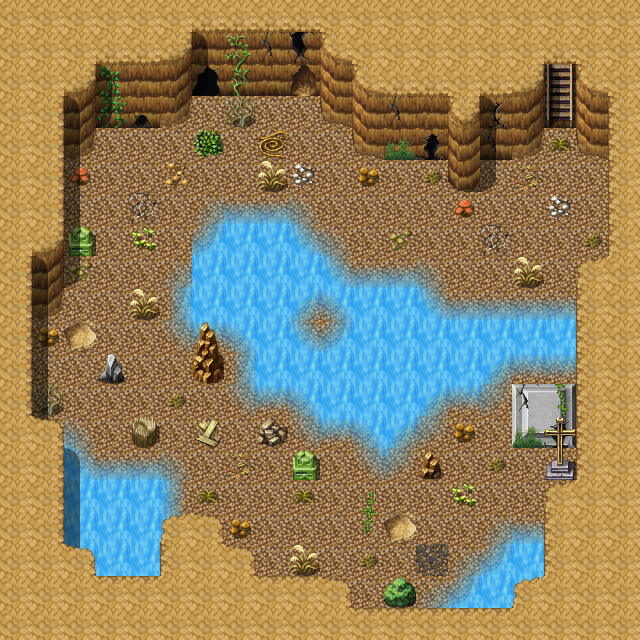

Rendered tile map (Tiled .tmx) drawn with the repository's tilesets; below, a short description and the map source with its tile grids summarised:
An orthogonal 20x20 tile map with 32x32 px tiles, 3 tile layers (Ground, Objects, Above), 1 hidden layer not drawn, 40 tilesets and 10 objects (8x spawn, mapchange, sign).

<map version="1.0" orientation="orthogonal" width="20" height="20" tilewidth="32" tileheight="32">
 <tileset firstgid="1" name="map_bed_1" tilewidth="32" tileheight="32">
  <image source="../drawable/map_bed_1.png" width="512" height="256" />
 </tileset>
 <tileset firstgid="129" name="map_border_1" tilewidth="32" tileheight="32">
  <image source="../drawable/map_border_1.png" width="512" height="256" />
 </tileset>
 <tileset firstgid="257" name="map_bridge_1" tilewidth="32" tileheight="32">
  <image source="../drawable/map_bridge_1.png" width="512" height="256" />
 </tileset>
 <tileset firstgid="385" name="map_broken_1" tilewidth="32" tileheight="32">
  <image source="../drawable/map_broken_1.png" width="512" height="256" />
 </tileset>
 <tileset firstgid="513" name="map_cavewall_1" tilewidth="32" tileheight="32">
  <image source="../drawable/map_cavewall_1.png" width="576" height="192" />
 </tileset>
 <tileset firstgid="621" name="map_cavewall_2" tilewidth="32" tileheight="32">
  <image source="../drawable/map_cavewall_2.png" width="576" height="192" />
 </tileset>
 <tileset firstgid="729" name="map_cavewall_3" tilewidth="32" tileheight="32">
  <image source="../drawable/map_cavewall_3.png" width="576" height="192" />
 </tileset>
 <tileset firstgid="837" name="map_chair_table_1" tilewidth="32" tileheight="32">
  <image source="../drawable/map_chair_table_1.png" width="512" height="256" />
 </tileset>
 <tileset firstgid="965" name="map_crate_1" tilewidth="32" tileheight="32">
  <image source="../drawable/map_crate_1.png" width="512" height="256" />
 </tileset>
 <tileset firstgid="1093" name="map_cupboard_1" tilewidth="32" tileheight="32">
  <image source="../drawable/map_cupboard_1.png" width="512" height="256" />
 </tileset>
 <tileset firstgid="1221" name="map_curtain_1" tilewidth="32" tileheight="32">
  <image source="../drawable/map_curtain_1.png" width="512" height="256" />
 </tileset>
 <tileset firstgid="1349" name="map_entrance_1" tilewidth="32" tileheight="32">
  <image source="../drawable/map_entrance_1.png" width="512" height="256" />
 </tileset>
 <tileset firstgid="1477" name="map_fence_1" tilewidth="32" tileheight="32">
  <image source="../drawable/map_fence_1.png" width="512" height="256" />
 </tileset>
 <tileset firstgid="1605" name="map_fence_2" tilewidth="32" tileheight="32">
  <image source="../drawable/map_fence_2.png" width="512" height="256" />
 </tileset>
 <tileset firstgid="1733" name="map_ground_1" tilewidth="32" tileheight="32">
  <image source="../drawable/map_ground_1.png" width="512" height="256" />
 </tileset>
 <tileset firstgid="1861" name="map_ground_2" tilewidth="32" tileheight="32">
  <image source="../drawable/map_ground_2.png" width="512" height="256" />
 </tileset>
 <tileset firstgid="1989" name="map_ground_3" tilewidth="32" tileheight="32">
  <image source="../drawable/map_ground_3.png" width="512" height="256" />
 </tileset>
 <tileset firstgid="2117" name="map_ground_4" tilewidth="32" tileheight="32">
  <image source="../drawable/map_ground_4.png" width="512" height="256" />
 </tileset>
 <tileset firstgid="2245" name="map_ground_5" tilewidth="32" tileheight="32">
  <image source="../drawable/map_ground_5.png" width="512" height="256" />
 </tileset>
 <tileset firstgid="2373" name="map_ground_6" tilewidth="32" tileheight="32">
  <image source="../drawable/map_ground_6.png" width="512" height="256" />
 </tileset>
 <tileset firstgid="2501" name="map_ground_7" tilewidth="32" tileheight="32">
  <image source="../drawable/map_ground_7.png" width="512" height="256" />
 </tileset>
 <tileset firstgid="2629" name="map_ground_8" tilewidth="32" tileheight="32">
  <image source="../drawable/map_ground_8.png" width="512" height="256" />
 </tileset>
 <tileset firstgid="2757" name="map_indoor_1" tilewidth="32" tileheight="32">
  <image source="../drawable/map_indoor_1.png" width="512" height="256" />
 </tileset>
 <tileset firstgid="2885" name="map_kitchen_1" tilewidth="32" tileheight="32">
  <image source="../drawable/map_kitchen_1.png" width="512" height="256" />
 </tileset>
 <tileset firstgid="3013" name="map_outdoor_1" tilewidth="32" tileheight="32">
  <image source="../drawable/map_outdoor_1.png" width="512" height="256" />
 </tileset>
 <tileset firstgid="3141" name="map_pillar_1" tilewidth="32" tileheight="32">
  <image source="../drawable/map_pillar_1.png" width="512" height="256" />
 </tileset>
 <tileset firstgid="3269" name="map_plant_1" tilewidth="32" tileheight="32">
  <image source="../drawable/map_plant_1.png" width="512" height="256" />
 </tileset>
 <tileset firstgid="3397" name="map_rock_1" tilewidth="32" tileheight="32">
  <image source="../drawable/map_rock_1.png" width="512" height="256" />
 </tileset>
 <tileset firstgid="3525" name="map_roof_1" tilewidth="32" tileheight="32">
  <image source="../drawable/map_roof_1.png" width="512" height="256" />
 </tileset>
 <tileset firstgid="3653" name="map_roof_2" tilewidth="32" tileheight="32">
  <image source="../drawable/map_roof_2.png" width="512" height="256" />
 </tileset>
 <tileset firstgid="3781" name="map_shop_1" tilewidth="32" tileheight="32">
  <image source="../drawable/map_shop_1.png" width="512" height="256" />
 </tileset>
 <tileset firstgid="3909" name="map_sign_ladder_1" tilewidth="32" tileheight="32">
  <image source="../drawable/map_sign_ladder_1.png" width="512" height="256" />
 </tileset>
 <tileset firstgid="4037" name="map_table_1" tilewidth="32" tileheight="32">
  <image source="../drawable/map_table_1.png" width="512" height="256" />
 </tileset>
 <tileset firstgid="4165" name="map_trail_1" tilewidth="32" tileheight="32">
  <image source="../drawable/map_trail_1.png" width="512" height="256" />
 </tileset>
 <tileset firstgid="4293" name="map_tree_1" tilewidth="32" tileheight="32">
  <image source="../drawable/map_tree_1.png" width="512" height="256" />
 </tileset>
 <tileset firstgid="4421" name="map_wall_1" tilewidth="32" tileheight="32">
  <image source="../drawable/map_wall_1.png" width="512" height="256" />
 </tileset>
 <tileset firstgid="4549" name="map_wall_2" tilewidth="32" tileheight="32">
  <image source="../drawable/map_wall_2.png" width="480" height="256" />
 </tileset>
 <tileset firstgid="4669" name="map_wall_3" tilewidth="32" tileheight="32">
  <image source="../drawable/map_wall_3.png" width="480" height="256" />
 </tileset>
 <tileset firstgid="4789" name="map_window_1" tilewidth="32" tileheight="32">
  <image source="../drawable/map_window_1.png" width="512" height="256" />
 </tileset>
 <tileset firstgid="4917" name="map_window_2" tilewidth="32" tileheight="32">
  <image source="../drawable/map_window_2.png" width="512" height="256" />
 </tileset>
 <layer name="Ground" width="20" height="20">
  <data>[400 cells, 400 non-empty, 19 distinct tile ids]</data>
 </layer>
 <layer name="Objects" width="20" height="20">
  <data>[400 cells, 138 non-empty, 59 distinct tile ids]</data>
 </layer>
 <layer name="Above" width="20" height="20">
  <data>[400 cells, 31 non-empty, 8 distinct tile ids]</data>
 </layer>
 <layer name="Walkable" width="20" height="20" visible="0">
  <data>[400 cells, 289 non-empty, 1 distinct tile ids]</data>
 </layer>
 <objectgroup name="Mapevents" width="20" height="20">
  <object name="up lodar5cave2" type="mapchange" x="544" y="96" width="32" height="32">
   <properties>
    <property name="map" value="lodar5cave1" />
    <property name="place" value="down lodar5cave1" />
   </properties>
  </object>
  <object name="sign_lodar5cave2" type="sign" x="512" y="448" width="32" height="32" />
 </objectgroup>
 <objectgroup name="Spawn" width="20" height="20" visible="0">
  <!-- 7 objects omitted --></objectgroup>
 <objectgroup name="Spawn_bats" width="20" height="20" visible="0">
  <!-- 1 objects omitted --></objectgroup>
 <objectgroup name="Keys" width="20" height="20" />
</map>
<!-- 8 of 10 objects omitted -->
